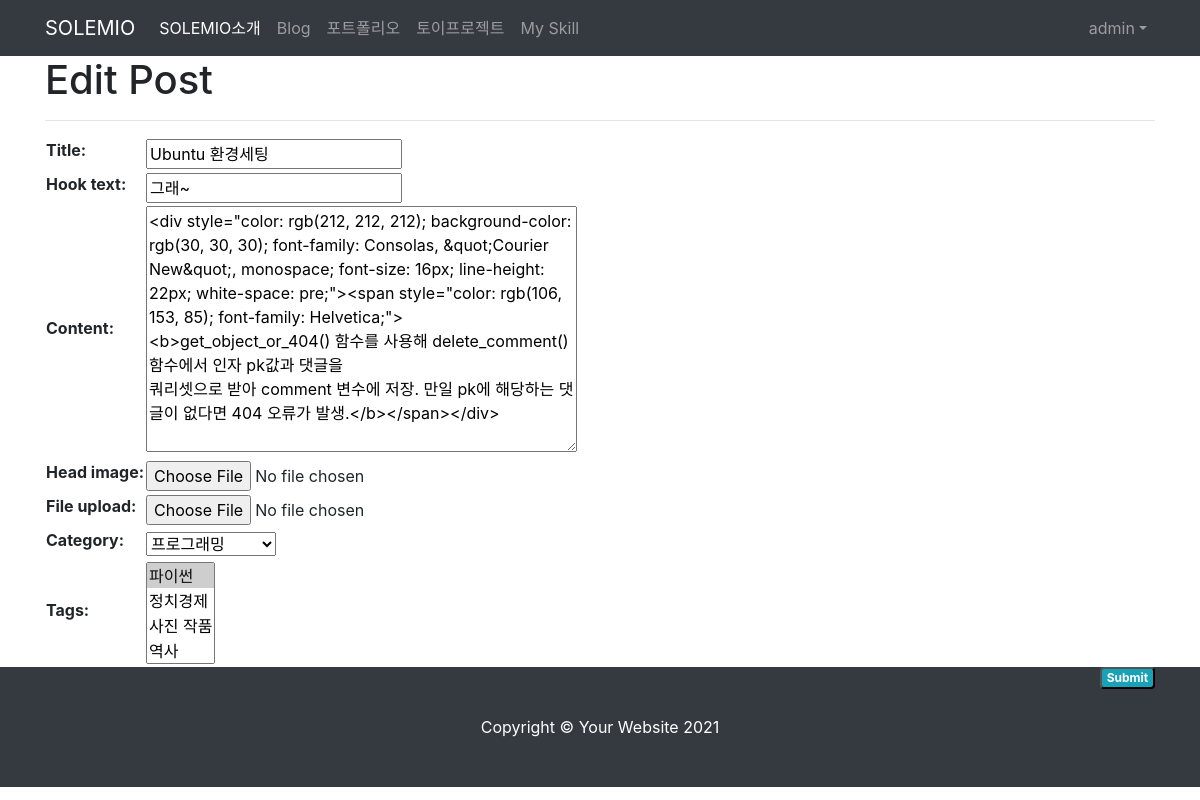
/blog/update_post/19/ (signed in), run on the app's committed database.
### blog/models.py (models this page shows, shortened)
class Post(models.Model):
    title = models.CharField(max_length=30)
    hook_text = models.CharField(max_length=100, blank=True)
    content = models.TextField()
    head_image = models.ImageField(upload_to='blog/images/%Y/%m/%d/', blank=True)
    file_upload = models.FileField(upload_to='blog/files/%Y/%m/%d/', blank=True)
    created_at = models.DateTimeField(auto_now_add=True)
    updated_at = models.DateTimeField(auto_now=True)
    author = models.ForeignKey(User, null=True, on_delete=models.SET_NULL)
    category = models.ForeignKey(Category, null=True, blank=True, on_delete=models.SET_NULL)
    tags = models.ManyToManyField(Tag, blank=True)

### blog/views.py (the view)
# urls.py: path('update_post/<int:pk>/', views.PostUpdate.as_view()),
class PostUpdate(LoginRequiredMixin, UpdateView):
    model = Post
    fields = ['title', 'hook_text', 'content', 'head_image', 'file_upload', 'category', 'tags']
    template_name = 'blog/post_update_form.html'
    def dispatch(self, request, *args, **kwargs):
        if request.user.is_authenticated and request.user == self.get_object().author:
            return super(PostUpdate, self).dispatch(request, *args, **kwargs)
        else:
            raise PermissionDenied

### blog/models.py (called while the page is built)
    def __str__(self):
        return self.name

    def __str__(self):
        return self.name

### blog/templates/blog/post_update_form.html (shortened to what this page needs)
{% extends 'base.html' %}
{% block main_area %}
    <h1>Edit Post</h1>
    <hr/>
    <form method="post" enctype="multipart/form-data">{% csrf_token %}
        <table>
            {{form}}
        </table>
        <button type="submit" class="badge badge-info float-right">Submit</button>
    </form>
{% endblock %}

### templates/navbar.html (shortened to what this page needs)
{% load socialaccount %}
<nav class="navbar navbar-expand-lg navbar-dark bg-dark">
    <div class="container">
        <a class="navbar-brand" href="{% url 'landing' %}">SOLEMIO</a>
        <div class="collapse navbar-collapse" id="navbarResponsive">
            <ul class="navbar-nav">
                <li class="nav-item active">
                    <a class="nav-link" href="{% url 'about_me' %}">
                        SOLEMIO소개
                    </a>
                </li>
                <li class="nav-item">
                    <a class="nav-link" href="{% url 'post_list' %}">Blog</a>
                </li>
                <li class="nav-item"><a class="nav-link" href="#!">포트폴리오</a></li>
                <li class="nav-item"><a class="nav-link" href="#!">토이프로젝트</a></li>
                <li class="nav-item"><a class="nav-link" href="#!">My Skill</a></li>
            </ul>
            <ul class="navbar-nav ml-auto">
                {% if user.is_authenticated %}
                <li class="nav-item dropdown">
                    <a class="nav-link dropdown-toggle" href="#" id="navbarDropdownMenuLink" role="button" data-toggle="dropdown" aria-haspopup="true" aria-expanded="false">{{user.username}}</a>
                </li>
                {% else %}
                <li class="nav-item">
                    <a class="nav-link" href="#exampleModal" data-toggle="modal" data-target="#exampleModal">
                        로그인
                    </a>
                </li>
                {% endif %}
            </ul>
        </div>
    </div>
</nav>

### data on the page
Post: title "Ubuntu 환경세팅", hook_text "그래~", content "<div style=\"color: rgb(212, 212, 212); background-color: rgb(30, 30, 30); font-family: Consolas, &quot;Courier New&quot;, monospace; font-size: 16px; line-height: 22px; white-space: pre;\"><span style=\"color: rgb(106, 153, 85); font-family: Helvetica;\"><b>get_object_or_404() 함수를 사용해 delete_comment() 함수에서 인자 pk값과 댓글을 쿼리셋으로 받아 comment 변수에 저장. 만일 pk에 해당하는 댓글이 없다면 404 오류가 발생.</b></span></div>", category "프로그래밍"

### other printed values
{{ user.username }} "admin"
